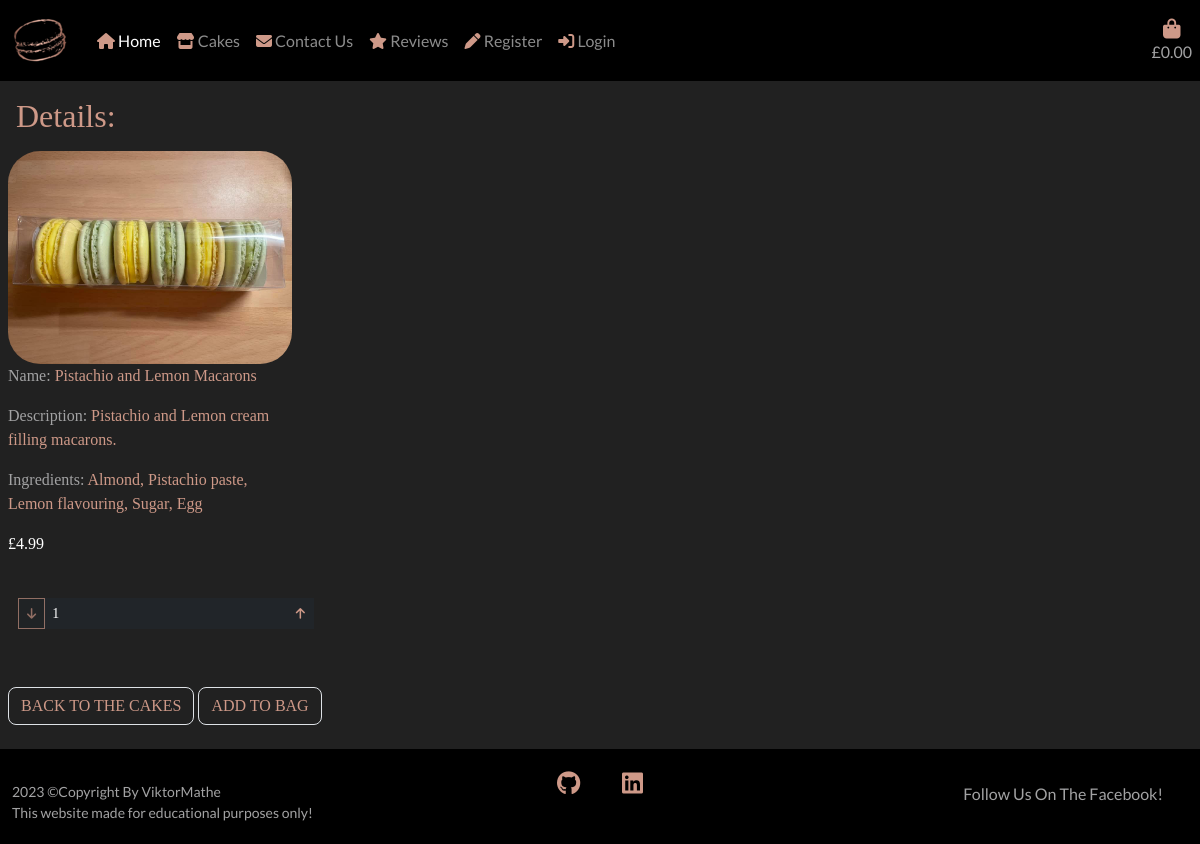
Screenshot of /cakes/cake_details/1 with the database file from the repository.
### cakes/models.py (models this page shows, shortened)
class Cake(models.Model):
    category = models.ForeignKey(
        'Category', null=True, blank=True, on_delete=models.SET_NULL)
    name = models.CharField(max_length=150)
    description = models.TextField()
    flavours = models.CharField(max_length=50, null=True, blank=True)
    ingredients = models.CharField(max_length=245, null=True, blank=True)
    price = models.DecimalField(max_digits=6, decimal_places=2)
    image = models.ImageField(null=True, blank=True)

### cakes/views.py (the view)
# urls.py: path('cake_details/<int:cake_id>', views.cake_details, name='cake_details')
def cake_details(request, cake_id):
    cake = get_object_or_404(Cake, pk=cake_id)
    template = 'cake_details.html'
    context = {
        'cake': cake
    }
    return render(request, template, context)

### bag/context.py (called while the page is built, shortened)
def bag_contents(request):
    bag_contents = []
    total = 0
    cake_count = 0
    bag = request.session.get('bag', {})
    if total < settings.FREE_DELIVERY:
        delivery_fee = total * Decimal(settings.DELIVERY_PERCENTAGE/100)
        free_delivery_delta = settings.FREE_DELIVERY - total
    else:
        delivery_fee = 0
        free_delivery_delta = 0
    order_total = delivery_fee + total
    context = {
        'bag_contents': bag_contents,
        'total': total,
        'cake_count': cake_count,
        'delivery_fee': delivery_fee,
        'free_delivery': settings.FREE_DELIVERY,
        'free_delivery_delta': free_delivery_delta,
        'order_total': order_total,
    }
    return context

### cakes/templates/cake_details.html (shortened to what this page needs)
{% extends "base.html" %}
{% load static %}
{% block content %}
<div class="remove-bg"></div>
<div class="col-sm-6 p-2 col-md-6 col-lg-4 col-xl-3 text">
    <h2 class="text p-2">Details:</h2>
    <img class="card-img-top img-fluid rounded-5" src="{{ cake.image.url }}" alt="{{ cake.name }}">
    <p class="silver-text">Name: <span class="text">{{ cake.name }}</span></p>
    <p class="silver-text">Description: <span class="text">{{ cake.description }}</span></p>
    <p class="silver-text">Ingredients: <span class="text">{{ cake.ingredients }}</span></p>
    <p class="text-white">£{{ cake.price }}</p>
</div>
<form class="text p-2" method="POST" action="{% url 'add_bag_content' cake.id %}">
    <div class="form-group w-25">
        <div class="input-group">
            <div class="input-group-prepend">
                <button class="decrement-qty btn btn-sm rounded-0 bg-dark text"
                    data-cake_id="{{ cake.cake_id }}" id="decrement-qty_{{ cake.cake_id }}">
                    <span>
                    </span>
                </button>
            </div>
            <input class="form-control form-control-sm qty_input bg-dark text-white border-0" type="number" name="quantity"
                value="1" min="1" max="99" data-cake_id="{{ cake.cake_id }}"
                id="id_qty_{{ cake.cake_id }}">
            <div class="input-group-append">
                <button class="increment-qty btn btn-sm rounded-0 bg-dark text"
                    data-cake_id="{{ cake.cake_id }}" id="increment-qty_{{ cake.cake_id }}">
                    <span>
                    </span>
                </button>
            </div>
        </div>
    </div>
    <div class="col-12 mt-2">
        <a href="{% url 'cakes' %}" class="btn text border rounded-3 mt-5">
            <span class="text-uppercase text">Back to the Cakes</span>
        </a>
        <input type="submit" class="btn rounded-3 border text text-uppercase mt-5" value="Add to Bag">
        </div>
</form>
{% endblock %}

### static/css/base.css (style rules this page uses)
html { height: 100%; }
body { background: url('/media/macaron_background.png') fixed center center no-repeat; background-size: cover; height: calc(100vh - 164px); font-family: 'Lato', sans-serif; }
.text { color: #ce9988; font-family: Italic; }
.form-group { margin: 10px; }
.remove-bg { height: 100%; width: 100%; top: 0; left: 0; position: fixed; background: #212121; z-index: -1; }
.silver-text { color: #a2a2a3; }

### rows the page displays
Cake: image (picture), name "Pistachio and Lemon Macarons", description "Pistachio and Lemon cream filling macarons.", ingredients "Almond, Pistachio paste, Lemon flavouring, Sugar, Egg", price "4.99"
